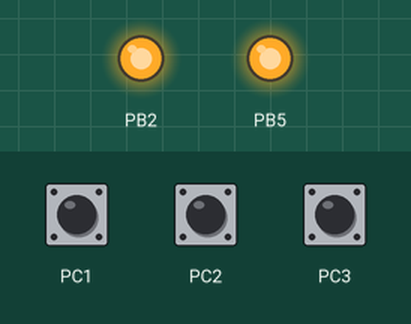
This program was run on a simulated ATmega328P, built with avr-gcc and emulated at 16 MHz. Shown: output pins drawn as LEDs (lit = HIGH). The inputs (shaded band) are chosen by the test bench; at power-on: PC1 HIGH, PC2 HIGH, PC3 HIGH.

Above: at 1.2 s.
1.3 s: PC1 pulled LOW for 0.15 s
At 2.0 s:
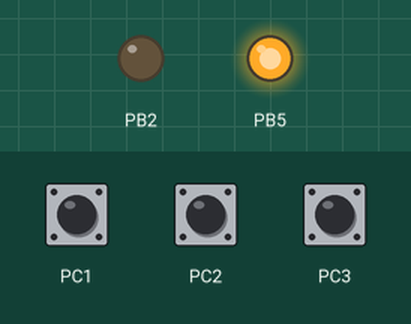
4.0 s: PC1 pulled LOW for 3.2 s
At 7.7 s:
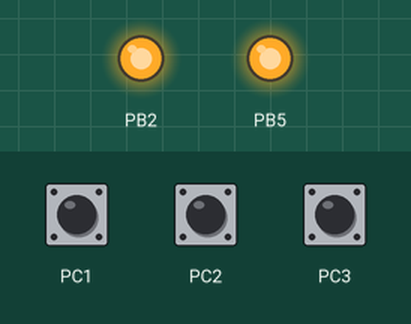
8.7 s: PC2 pulled LOW for 3.2 s
At 10.0 s:
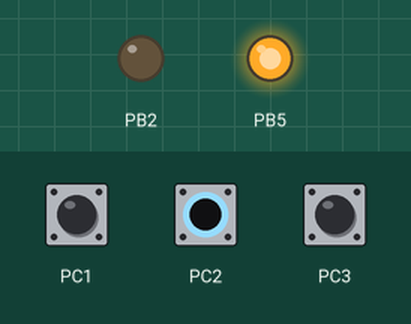
Timing chart, 0 to 13.4 s (numbered marks = the images above; inputs shaded):
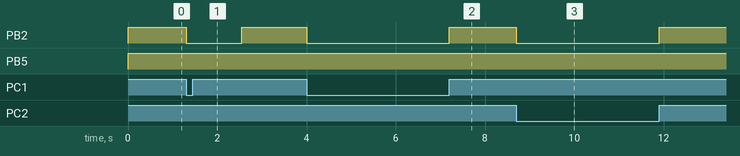

The program:

main.c
```c
/*
 * CPE301_DA2B_C.c
 *
 * Created: 3/2/2019 12:04:23 AM
 * Author : Cody
 */

#define F_CPU 16000000UL //set clock speed to 16MHz

//include important header files
#include <avr/io.h>
#include <stdio.h>
#include <util/delay.h>
#include <avr/interrupt.h>


int main(void){
	//initialize registers
   DDRB |= (1<<2)|(1<<5);
   PORTB |= (1<<5);	//set portb 2 to output
   PORTB |= (1<<2);		//set pb2 to high
   DDRC &= (0<<1)|(0<<2)|(0<<3);		//set ddrc to input
   PORTC |= (1<<1)|(1<<2)|(1<<3);		//set portc2 to low

  // Enable PC at pins 9/10/11
  PCMSK1 |= (1<<PCINT9)|(1<<PCINT10)|(1<<PCINT11);
  PCICR |= (1<<PCIE1);
  sei();

while (1) ;

}


ISR (PCINT1_vect){
	PORTB ^= (1<<2);
	_delay_ms(1250);
}
```

Measured:
- after the input at 1.3 s, PB2: HIGH → LOW at once, → HIGH 1.3 s later
- after the input at 4.0 s, PB2: HIGH → LOW at once, → HIGH 3.2 s later
- after the input at 8.7 s, PB2: HIGH → LOW at once, → HIGH 3.2 s later
